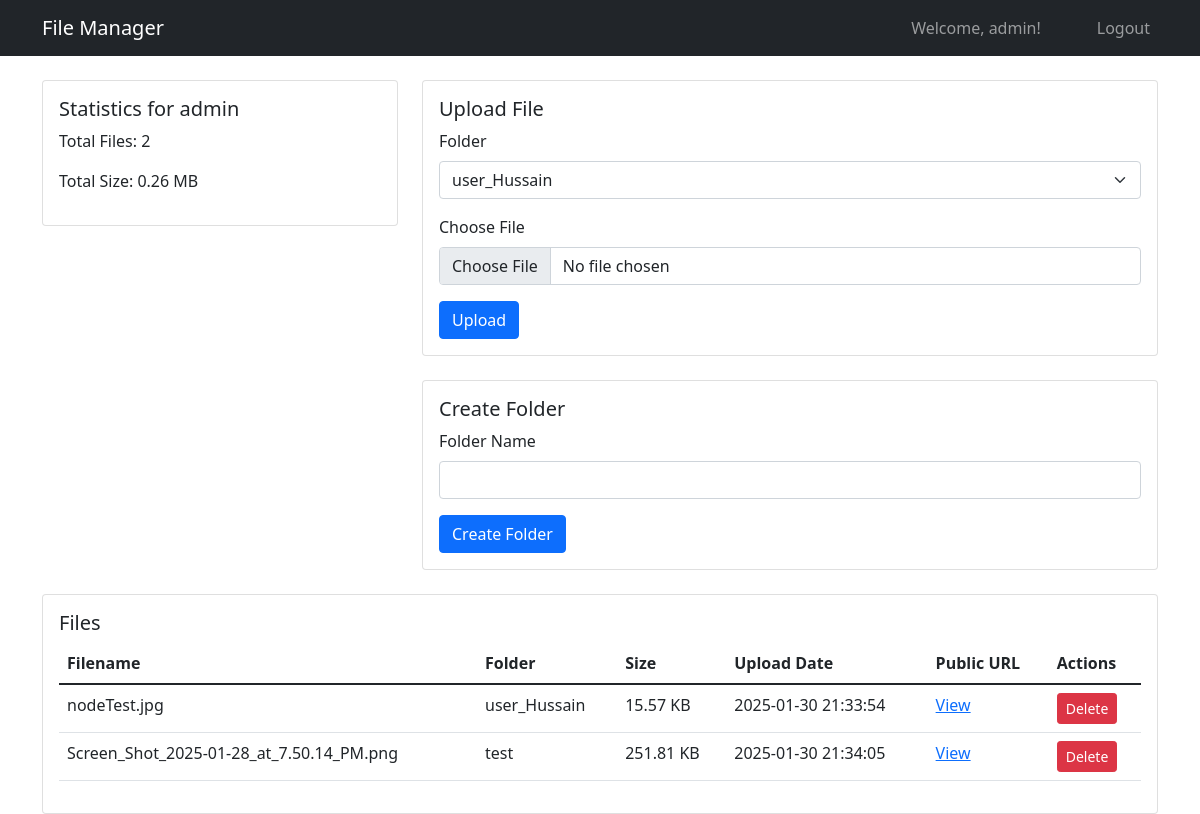
Page /admin/dashboard (signed in) on the committed database.
### app/models.py (models this page shows, shortened)
class User(db.Model, UserMixin):
    id = db.Column(db.Integer, primary_key=True)
    username = db.Column(db.String(80), unique=True, nullable=False)
    password = db.Column(db.String(128), nullable=False)
    is_admin = db.Column(db.Boolean, default=False)
    created_date = db.Column(db.DateTime, default=datetime.utcnow)
    files = db.relationship('File', backref='owner', lazy=True)

class File(db.Model):
    id = db.Column(db.Integer, primary_key=True)
    filename = db.Column(db.String(255), nullable=False)
    original_filename = db.Column(db.String(255), nullable=False)
    folder = db.Column(db.String(255), nullable=False)
    file_type = db.Column(db.String(50))
    file_size = db.Column(db.Integer)
    public_url = db.Column(db.String(500), unique=True)
    upload_date = db.Column(db.DateTime, default=datetime.utcnow)
    user_id = db.Column(db.Integer, db.ForeignKey('user.id'), nullable=False)

### app/routes.py (the view)
@admin_bp.route('/dashboard')
@login_required
def dashboard():
    if not current_user.is_admin:
        return redirect(url_for('main.login'))
    files = File.query.all()
    folders = Folder.query.all()
    users = User.query.filter_by(is_admin=False).all()  # Get non-admin users
    total_files = len(files)
    total_size = sum(f.file_size for f in files)
    return render_template('admin/dashboard.html',
                         files=files,
                         folders=folders,
                         users=users,
                         total_files=total_files,
                         total_size=total_size)

### app/__init__.py (called while the page is built)
def create_app():
    app = Flask(__name__)
    app.config.from_object(Config)
    os.makedirs(app.config['UPLOAD_FOLDER'], exist_ok=True)
    db.init_app(app)
    login_manager.init_app(app)
    login_manager.login_view = 'main.login'
    from app.models import User
    @login_manager.user_loader
    def load_user(user_id):
        return User.query.get(int(user_id))
    from app.routes import admin_bp, main_bp, user_bp
    app.register_blueprint(admin_bp)
    app.register_blueprint(main_bp)
    app.register_blueprint(user_bp)
    with app.app_context():
        db.create_all()
    return app

### app/templates/admin/dashboard.html (shortened to what this page needs)
{% extends "base.html" %}
{% block content %}
<div class="row">
    <div class="col-md-4">
        <div class="card">
            <div class="card-body">
                <h5 class="card-title">Statistics for admin</h5>
                <p>Total Files: {{ total_files }}</p>
                <p>Total Size: {{ (total_size / 1024 / 1024)|round(2) }} MB</p>
            </div>
        </div>
    </div>
    <div class="col-md-8">
        <div class="card">
            <div class="card-body">
                <h5 class="card-title">Upload File</h5>
                <form action="{{ url_for('admin.upload_file') }}" method="post" enctype="multipart/form-data">
                    <div class="mb-3">
                        <label for="folder" class="form-label">Folder</label>
                        <select name="folder" id="folder" class="form-select">
                            {% if folders %}
                                {% for folder in folders %}
                                <option value="{{ folder.name }}">{{ folder.name }}</option>
                                {% endfor %}
                            {% else %}
                                <option value="default">default</option>
                            {% endif %}
                        </select>
                    </div>
                    <div class="mb-3">
                        <label for="file" class="form-label">Choose File</label>
                        <input type="file" class="form-control" id="file" name="file">
                    </div>
                    <button type="submit" class="btn btn-primary">Upload</button>
                </form>
            </div>
        </div>
        <div class="card mt-4">
            <div class="card-body">
                <h5 class="card-title">Create Folder</h5>
                <form action="{{ url_for('admin.create_folder') }}" method="post">
                    <div class="mb-3">
                        <label for="folder_name" class="form-label">Folder Name</label>
                        <input type="text" class="form-control" id="folder_name" name="folder_name" required>
                    </div>
                    <button type="submit" class="btn btn-primary">Create Folder</button>
                </form>
            </div>
        </div>
    </div>
</div>
<div class="row mt-4">
    <div class="col-12">
        <div class="card">
            <div class="card-body">
                <h5 class="card-title">Files</h5>
                <table class="table">
                    <thead>
                        <tr>
                            <th>Filename</th>
                            <th>Folder</th>
                            <th>Size</th>
                            <th>Upload Date</th>
                            <th>Public URL</th>
                            <th>Actions</th>
                        </tr>
                    </thead>
                    <tbody>
                        {% for file in files %}
                        <tr>
                            <td>{{ file.original_filename }}</td>
                            <td>{{ file.folder }}</td>
                            <td>{{ (file.file_size / 1024)|round(2) }} KB</td>
                            <td>{{ file.upload_date.strftime('%Y-%m-%d %H:%M:%S') }}</td>
                            <td>
                                <a href="{{ file.public_url }}" target="_blank">View</a>
                            </td>
                            <td>
                                <button class="btn btn-danger btn-sm delete-file"
                                        data-file-id="{{ file.id }}">
                                    Delete
                                </button>
                            </td>
                        </tr>
                        {% endfor %}
                    </tbody>
                </table>
            </div>
        </div>
    </div>
</div>
{% endblock %}

### app/templates/base.html (shortened to what this page needs)
<!DOCTYPE html>
<html lang="en">
<head>
    <link href="https://cdn.jsdelivr.net/npm/bootstrap@5.1.3/dist/css/bootstrap.min.css" rel="stylesheet">
</head>
<body>
    <nav class="navbar navbar-expand-lg navbar-dark bg-dark">
        <div class="container">
            <a class="navbar-brand" href="{{ url_for('admin.dashboard') }}">File Manager</a>
            {% if current_user.is_authenticated %}
            <div class="navbar-nav ms-auto">
                <ul class="navbar-nav ms-auto align-items-center">
                    <li class="nav-item me-auto">
                        <span class="navbar-text me-5">
                            Welcome, {{ current_user.username }}!
                        </span>
                    </li>
                    <li class="nav-item">
                        <a class="nav-link" href="{{ url_for('admin.logout') }}">Logout</a>
                    </li>
                </ul>
            </div>
            {% endif %}
        </div>
    </nav>
    <div class="container mt-4">
        {% block content %}{% endblock %}
    </div>
</body>
</html>

### rows in the picture
User: username "admin"
File: original_filename "nodeTest.jpg", folder "user_Hussain", (file.file_size/1024)|round(2) "15.57", upload_date "2025-01-30 21:33:54"
File: original_filename "Screen_Shot_2025-01-28_at_7.50.14_PM.png", folder "test", (file.file_size/1024)|round(2) "251.81", upload_date "2025-01-30 21:34:05"

### other values in the picture
{{ total_files }} "2"
{{ (total_size / 1024 / 1024)|round(2) }} "0.26"
form field folder "user_Hussain"
